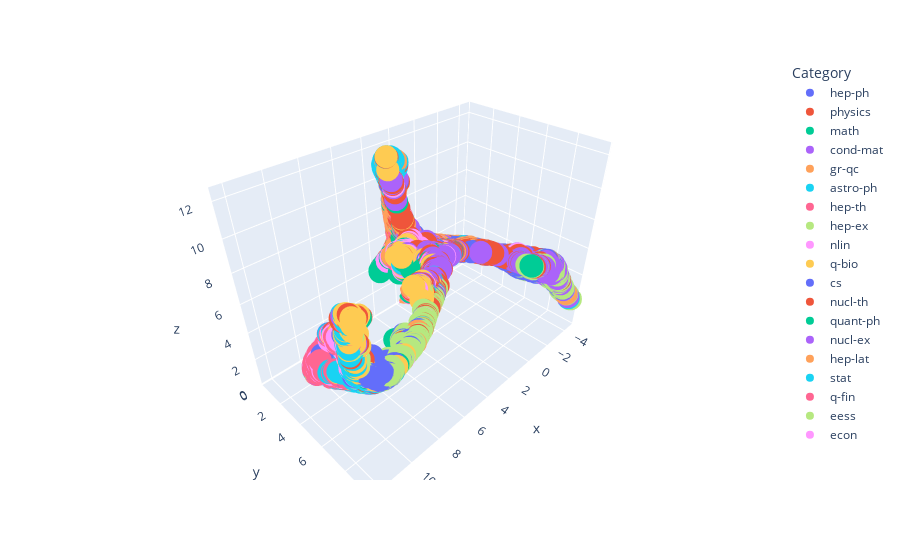

Write notebook code for a chart like this one.
### Code cell
import umap.umap_ as umap

import plotly.express as px


# Perform dimensionality reduction using UMAP
reducer = umap.UMAP(n_components=3, random_state=42, n_neighbors=20, min_dist=0.0,metric="cosine")
embeddings_3d = reducer.fit_transform(embeddings)

# Create a DataFrame for the 3D embeddings
embeddings_3d_df = pd.DataFrame(embeddings_3d, columns=['x', 'y', 'z'])
embeddings_3d_df['Category'] = merged_df['unique_primary_category'].values

# Create the 3D scatter plot using Plotly
fig = px.scatter_3d(embeddings_3d_df, x='x', y='y', z='z', color='Category')
fig.show()
fig.write_html("3D_plot_ConvolutionalEncoder.html")

### Figure 1 — Plotly figure (JSON) as saved in the notebook; plotly's stock layout.template omitted (floating-point values rounded to 4 significant figures; data arrays with more than 128 entries replaced by an {"elided": "..."} marker saying what was removed)
{"data": [{"hovertemplate": "Category=hep-ph<br>x=%{x}<br>y=%{y}<br>z=%{z}<extra></extra>", "legendgroup": "hep-ph", "marker": {"color": "#636efa", "symbol": "circle"}, "mode": "markers", "name": "hep-ph", "scene": "scene", "showlegend": true, "type": "scatter3d", "x": {"elided": "497 float values"}, "y": {"elided": "497 float values"}, "z": {"elided": "497 float values"}}, {"hovertemplate": "Category=physics<br>x=%{x}<br>y=%{y}<br>z=%{z}<extra></extra>", "legendgroup": "physics", "marker": {"color": "#EF553B", "symbol": "circle"}, "mode": "markers", "name": "physics", "scene": "scene", "showlegend": true, "type": "scatter3d", "x": {"elided": "493 float values"}, "y": {"elided": "493 float values"}, "z": {"elided": "493 float values"}}, {"hovertemplate": "Category=math<br>x=%{x}<br>y=%{y}<br>z=%{z}<extra></extra>", "legendgroup": "math", "marker": {"color": "#00cc96", "symbol": "circle"}, "mode": "markers", "name": "math", "scene": "scene", "showlegend": true, "type": "scatter3d", "x": {"elided": "495 float values"}, "y": {"elided": "495 float values"}, "z": {"elided": "495 float values"}}, {"hovertemplate": "Category=cond-mat<br>x=%{x}<br>y=%{y}<br>z=%{z}<extra></extra>", "legendgroup": "cond-mat", "marker": {"color": "#ab63fa", "symbol": "circle"}, "mode": "markers", "name": "cond-mat", "scene": "scene", "showlegend": true, "type": "scatter3d", "x": {"elided": "495 float values"}, "y": {"elided": "495 float values"}, "z": {"elided": "495 float values"}}, {"hovertemplate": "Category=gr-qc<br>x=%{x}<br>y=%{y}<br>z=%{z}<extra></extra>", "legendgroup": "gr-qc", "marker": {"color": "#FFA15A", "symbol": "circle"}, "mode": "markers", "name": "gr-qc", "scene": "scene", "showlegend": true, "type": "scatter3d", "x": {"elided": "495 float values"}, "y": {"elided": "495 float values"}, "z": {"elided": "495 float values"}}, {"hovertemplate": "Category=astro-ph<br>x=%{x}<br>y=%{y}<br>z=%{z}<extra></extra>", "legendgroup": "astro-ph", "marker": {"color": "#19d3f3", "symbol": "circle"}, "mode": "markers", "name": "astro-ph", "scene": "scene", "showlegend": true, "type": "scatter3d", "x": {"elided": "497 float values"}, "y": {"elided": "497 float values"}, "z": {"elided": "497 float values"}}, {"hovertemplate": "Category=hep-th<br>x=%{x}<br>y=%{y}<br>z=%{z}<extra></extra>", "legendgroup": "hep-th", "marker": {"color": "#FF6692", "symbol": "circle"}, "mode": "markers", "name": "hep-th", "scene": "scene", "showlegend": true, "type": "scatter3d", "x": {"elided": "495 float values"}, "y": {"elided": "495 float values"}, "z": {"elided": "495 float values"}}, {"hovertemplate": "Category=hep-ex<br>x=%{x}<br>y=%{y}<br>z=%{z}<extra></extra>", "legendgroup": "hep-ex", "marker": {"color": "#B6E880", "symbol": "circle"}, "mode": "markers", "name": "hep-ex", "scene": "scene", "showlegend": true, "type": "scatter3d", "x": {"elided": "499 float values"}, "y": {"elided": "499 float values"}, "z": {"elided": "499 float values"}}, {"hovertemplate": "Category=nlin<br>x=%{x}<br>y=%{y}<br>z=%{z}<extra></extra>", "legendgroup": "nlin", "marker": {"color": "#FF97FF", "symbol": "circle"}, "mode": "markers", "name": "nlin", "scene": "scene", "showlegend": true, "type": "scatter3d", "x": {"elided": "497 float values"}, "y": {"elided": "497 float values"}, "z": {"elided": "497 float values"}}, {"hovertemplate": "Category=q-bio<br>x=%{x}<br>y=%{y}<br>z=%{z}<extra></extra>", "legendgroup": "q-bio", "marker": {"color": "#FECB52", "symbol": "circle"}, "mode": "markers", "name": "q-bio", "scene": "scene", "showlegend": true, "type": "scatter3d", "x": {"elided": "497 float values"}, "y": {"elided": "497 float values"}, "z": {"elided": "497 float values"}}, {"hovertemplate": "Category=cs<br>x=%{x}<br>y=%{y}<br>z=%{z}<extra></extra>", "legendgroup": "cs", "marker": {"color": "#636efa", "symbol": "circle"}, "mode": "markers", "name": "cs", "scene": "scene", "showlegend": true, "type": "scatter3d", "x": {"elided": "497 float values"}, "y": {"elided": "497 float values"}, "z": {"elided": "497 float values"}}, {"hovertemplate": "Category=nucl-th<br>x=%{x}<br>y=%{y}<br>z=%{z}<extra></extra>", "legendgroup": "nucl-th", "marker": {"color": "#EF553B", "symbol": "circle"}, "mode": "markers", "name": "nucl-th", "scene": "scene", "showlegend": true, "type": "scatter3d", "x": {"elided": "497 float values"}, "y": {"elided": "497 float values"}, "z": {"elided": "497 float values"}}, {"hovertemplate": "Category=quant-ph<br>x=%{x}<br>y=%{y}<br>z=%{z}<extra></extra>", "legendgroup": "quant-ph", "marker": {"color": "#00cc96", "symbol": "circle"}, "mode": "markers", "name": "quant-ph", "scene": "scene", "showlegend": true, "type": "scatter3d", "x": {"elided": "497 float values"}, "y": {"elided": "497 float values"}, "z": {"elided": "497 float values"}}, {"hovertemplate": "Category=nucl-ex<br>x=%{x}<br>y=%{y}<br>z=%{z}<extra></extra>", "legendgroup": "nucl-ex", "marker": {"color": "#ab63fa", "symbol": "circle"}, "mode": "markers", "name": "nucl-ex", "scene": "scene", "showlegend": true, "type": "scatter3d", "x": {"elided": "500 float values"}, "y": {"elided": "500 float values"}, "z": {"elided": "500 float values"}}, {"hovertemplate": "Category=hep-lat<br>x=%{x}<br>y=%{y}<br>z=%{z}<extra></extra>", "legendgroup": "hep-lat", "marker": {"color": "#FFA15A", "symbol": "circle"}, "mode": "markers", "name": "hep-lat", "scene": "scene", "showlegend": true, "type": "scatter3d", "x": {"elided": "497 float values"}, "y": {"elided": "497 float values"}, "z": {"elided": "497 float values"}}, {"hovertemplate": "Category=stat<br>x=%{x}<br>y=%{y}<br>z=%{z}<extra></extra>", "legendgroup": "stat", "marker": {"color": "#19d3f3", "symbol": "circle"}, "mode": "markers", "name": "stat", "scene": "scene", "showlegend": true, "type": "scatter3d", "x": {"elided": "492 float values"}, "y": {"elided": "492 float values"}, "z": {"elided": "492 float values"}}, {"hovertemplate": "Category=q-fin<br>x=%{x}<br>y=%{y}<br>z=%{z}<extra></extra>", "legendgroup": "q-fin", "marker": {"color": "#FF6692", "symbol": "circle"}, "mode": "markers", "name": "q-fin", "scene": "scene", "showlegend": true, "type": "scatter3d", "x": {"elided": "496 float values"}, "y": {"elided": "496 float values"}, "z": {"elided": "496 float values"}}, {"hovertemplate": "Category=eess<br>x=%{x}<br>y=%{y}<br>z=%{z}<extra></extra>", "legendgroup": "eess", "marker": {"color": "#B6E880", "symbol": "circle"}, "mode": "markers", "name": "eess", "scene": "scene", "showlegend": true, "type": "scatter3d", "x": {"elided": "496 float values"}, "y": {"elided": "496 float values"}, "z": {"elided": "496 float values"}}, {"hovertemplate": "Category=econ<br>x=%{x}<br>y=%{y}<br>z=%{z}<extra></extra>", "legendgroup": "econ", "marker": {"color": "#FF97FF", "symbol": "circle"}, "mode": "markers", "name": "econ", "scene": "scene", "showlegend": true, "type": "scatter3d", "x": {"elided": "492 float values"}, "y": {"elided": "492 float values"}, "z": {"elided": "492 float values"}}], "layout": {"legend": {"title": {"text": "Category"}, "tracegroupgap": 0}, "margin": {"t": 60}, "scene": {"domain": {"x": [0, 1], "y": [0, 1]}, "xaxis": {"title": {"text": "x"}}, "yaxis": {"title": {"text": "y"}}, "zaxis": {"title": {"text": "z"}}}}}
